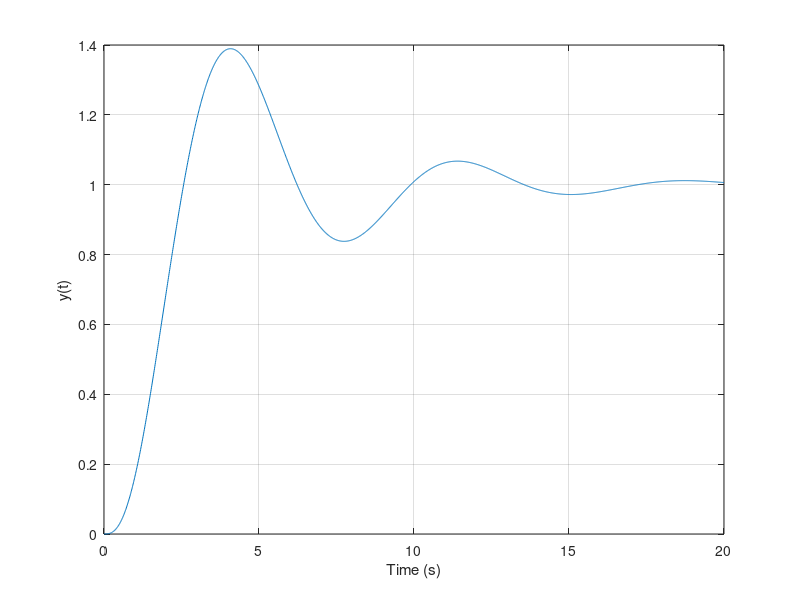

Write MATLAB code to recreate this figure.
K = 2;
num = [K]; den = [1 3 2 K];
sys = tf(num, den);
w = logspace(-1, 1, 400);
[mag, phase, w] = bode(sys, w);
[mp, l] = max(mag); wr = w(l);

zeta = sqrt(0.5*(1-sqrt(1 - 1/mp^2)));
wn = wr/sqrt(1-2*zeta^2);

ts = 4/zeta/wn
po = 100*exp(-zeta*pi/sqrt(1-zeta^2))

t = [0:0.01:20];
y = step(sys, t); plot(t, y); grid
xlabel('Time (s)'), ylabel('y(t)')